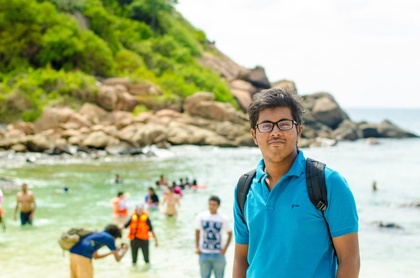
%> input picture ImagePrecessing/basics/me.jpg, 420 x 278 px, shrunk from 2048 x 1356 before the run
$ octave negative.m   (GNU Octave 9; MATLAB toolbox functions it lacks are replaced by stand-ins)
%> lines starting %> are read from the running program, lines starting %| are printed output that depends on the picture
clear all
close all

a=imread('me.jpg');
%> a is the input picture: size 278x420x3 uint8; mean R, G, B 167, 181.6, 153.4
red=a(:,:,1);
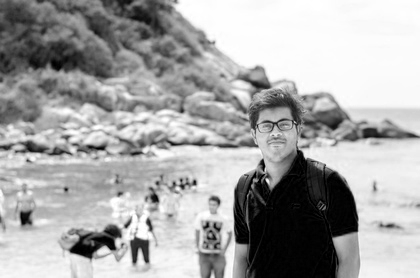
%> red: size 278x420 uint8; min 0, max 255, mean 167
green=a(:,:,2);
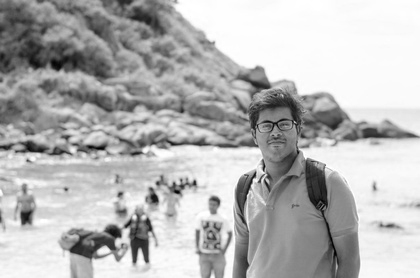
%> green: size 278x420 uint8; min 0, max 255, mean 181.6
blue=a(:,:,3);
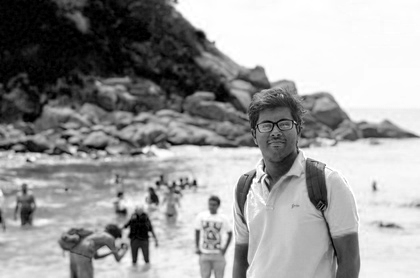
%> blue: size 278x420 uint8; min 0, max 255, mean 153.4

imNew=zeros(size(a,1),size(a,2),3);
imNew=uint8(imNew);

for m=1:size(a,1)
    for l=1:size(a,2)
      imNew(m,l,1)=255-red(m,l);
      imNew(m,l,2)=255-green(m,l);
      imNew(m,l,3)=255-blue(m,l);
    end
end
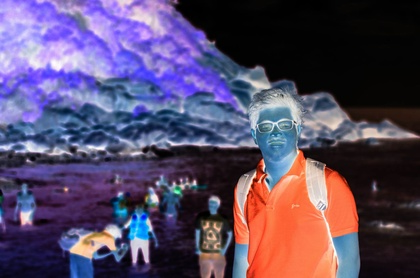
%> imNew: size 278x420x3 uint8; mean R, G, B 88, 73.4, 101.6

imshow(imNew);

$ run again, with ImagePrecessing/basics/me2.jpg copied over ImagePrecessing/basics/me.jpg
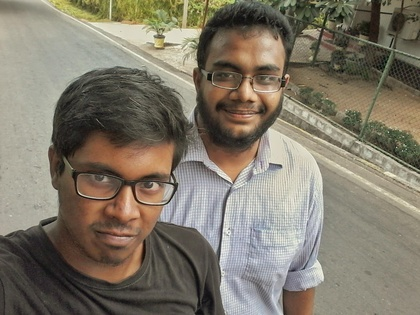
%> input picture ImagePrecessing/basics/me2.jpg, 420 x 315 px, shrunk from 1600 x 1200 before the run
%> a is the input picture: size 315x420x3 uint8; mean R, G, B 128.4, 120.9, 106.2
%> `blue=a(:,:,3);`:
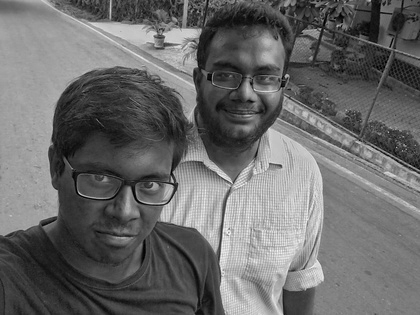
%> blue: size 315x420 uint8; min 0, max 250, mean 106.2
%> after the loop `for m=1:size(a,1)`:
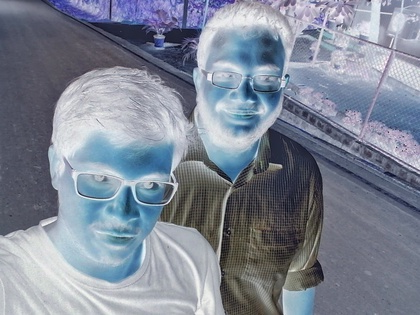
%> imNew: size 315x420x3 uint8; mean R, G, B 126.6, 134.1, 148.8

$ run again, with ImagePrecessing/basics/obj.jpg copied over ImagePrecessing/basics/me.jpg
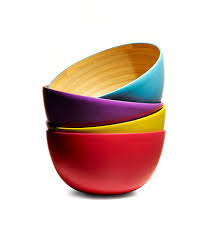
%> input picture ImagePrecessing/basics/obj.jpg, 212 x 238 px
%> a is the input picture: size 238x212x3 uint8; mean R, G, B 223.8, 200.7, 194.8
%> `blue=a(:,:,3);`:
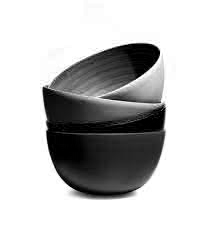
%> blue: size 238x212 uint8; min 0, max 255, mean 194.8
%> after the loop `for m=1:size(a,1)`:
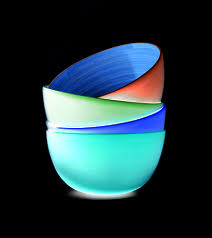
%> imNew: size 238x212x3 uint8; mean R, G, B 31.2, 54.3, 60.2
